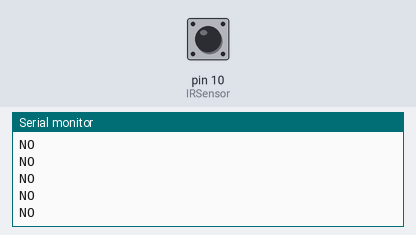
The sketch below on a simulated Arduino Uno, built with avr-gcc and run on an emulated ATmega328P. Parts: the last lines printed to the serial monitor. Inputs (shaded band) come from the test bench; at power-on: pin 10 (IRSensor) LOW.

Above: at 1.2 s.
1.3 s: pin 10 (IRSensor) driven HIGH
At 2.2 s:
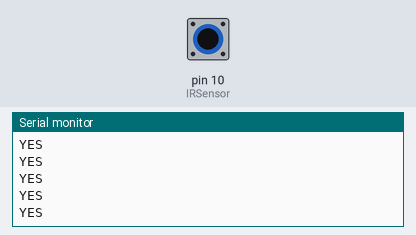
3.2 s: pin 10 (IRSensor) pulsed LOW 5 times (0.12 s each, 0.3 s apart)
7.7 s: pin 10 (IRSensor) driven LOW
At 8.2 s:
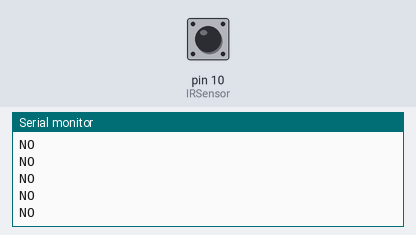

Measured:
- after the input at 1.3 s, the serial monitor: prints a new line after 0.07 s (image 1)
- after the input at 7.7 s, the serial monitor: prints a new line after 0.07 s (image 2)

The sketch:

Proximity_sensor_test.ino
```cpp
int IRSensor = 10; // connect ir sensor to arduino pin 2
//int LED = 13; // conect Led to arduino pin 13


void setup()
{
  pinMode (IRSensor, INPUT); // sensor pin INPUT
  Serial.begin(9600);
}

void loop()
{
  int statusSensor = digitalRead (IRSensor);

  if (statusSensor == 1)
  {
    Serial.println("YES");
  }

  else
  {
    Serial.println("NO"); // LED High
  }

}
```
